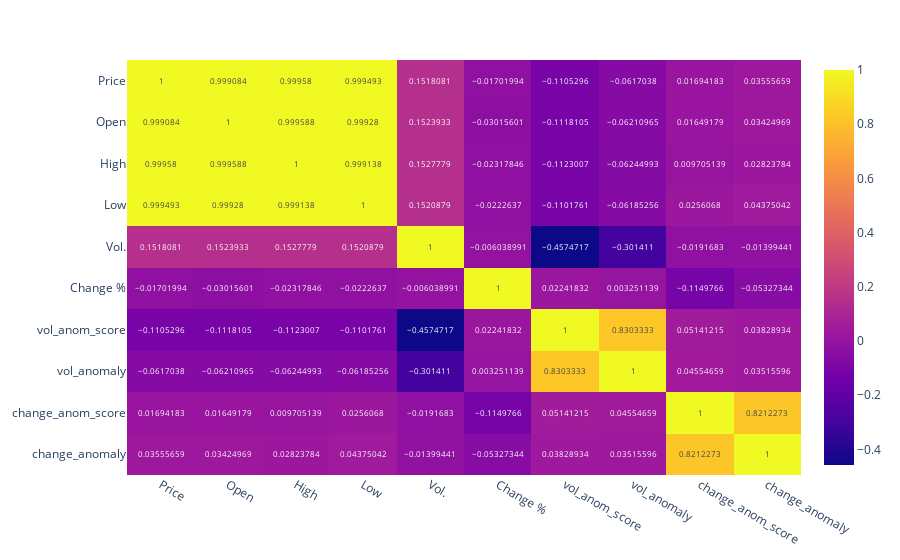

Write notebook code for a chart like this one.
### Markdown cell above
## Task 6

### Code cell
fig = px.imshow(bitcoin_df.drop(['Date'], axis=1).corr(), text_auto=True, aspect='auto')
fig.show()

### Figure 1 — Plotly figure (JSON) as saved in the notebook; plotly's stock layout.template omitted (floating-point values rounded to 4 significant figures)
{"data": [{"coloraxis": "coloraxis", "hovertemplate": "x: %{x}<br>y: %{y}<br>color: %{z}<extra></extra>", "name": "0", "texttemplate": "%{z}", "type": "heatmap", "x": ["Price", "Open", "High", "Low", "Vol.", "Change %", "vol_anom_score", "vol_anomaly", "change_anom_score", "change_anomaly"], "xaxis": "x", "y": ["Price", "Open", "High", "Low", "Vol.", "Change %", "vol_anom_score", "vol_anomaly", "change_anom_score", "change_anomaly"], "yaxis": "y", "z": [[1, 0.9991, 0.9996, 0.9995, 0.1518, -0.01702, -0.1105, -0.0617, 0.01694, 0.03556], [0.9991, 1, 0.9996, 0.9993, 0.1524, -0.03016, -0.1118, -0.06211, 0.01649, 0.03425], [0.9996, 0.9996, 1, 0.9991, 0.1528, -0.02318, -0.1123, -0.06245, 0.009705, 0.02824], [0.9995, 0.9993, 0.9991, 1, 0.1521, -0.02226, -0.1102, -0.06185, 0.02561, 0.04375], [0.1518, 0.1524, 0.1528, 0.1521, 1, -0.006039, -0.4575, -0.3014, -0.01917, -0.01399], [-0.01702, -0.03016, -0.02318, -0.02226, -0.006039, 1, 0.02242, 0.003251, -0.115, -0.05327], [-0.1105, -0.1118, -0.1123, -0.1102, -0.4575, 0.02242, 1, 0.8303, 0.05141, 0.03829], [-0.0617, -0.06211, -0.06245, -0.06185, -0.3014, 0.003251, 0.8303, 1, 0.04555, 0.03516], [0.01694, 0.01649, 0.009705, 0.02561, -0.01917, -0.115, 0.05141, 0.04555, 1, 0.8212], [0.03556, 0.03425, 0.02824, 0.04375, -0.01399, -0.05327, 0.03829, 0.03516, 0.8212, 1]]}], "layout": {"coloraxis": {"colorscale": [[0, "#0d0887"], [0.1111, "#46039f"], [0.2222, "#7201a8"], [0.3333, "#9c179e"], [0.4444, "#bd3786"], [0.5556, "#d8576b"], [0.6667, "#ed7953"], [0.7778, "#fb9f3a"], [0.8889, "#fdca26"], [1, "#f0f921"]]}, "margin": {"t": 60}, "xaxis": {"anchor": "y", "domain": [0, 1]}, "yaxis": {"anchor": "x", "autorange": "reversed", "domain": [0, 1]}}}
